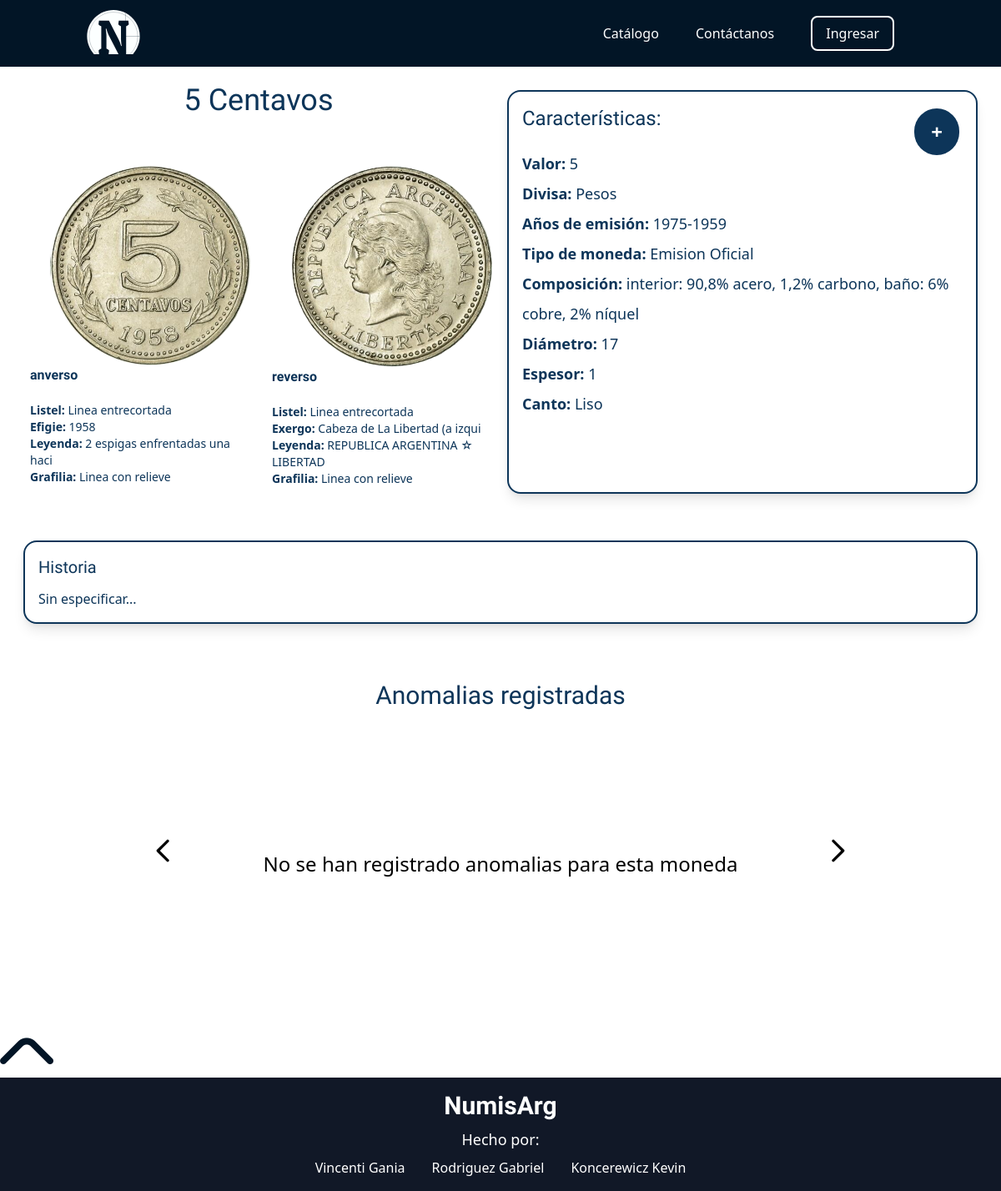
/src/views/coin-catalog/moneda.php?moneda=23, run on the app's committed database.
### tables this page shows
CREATE TABLE `moneda_atributo` (
  `id_moneda_atributo` int(11) NOT NULL,
  `id_moneda` int(11) NOT NULL,
  `id_divisa` int(11) NOT NULL,
  `id_tipo_canto` int(11) NOT NULL,
  `id_tipo_moneda` int(11) NOT NULL,
  `valor_nominal` float NOT NULL,
  `composicion` varchar(100) NOT NULL,
  `diametro` float NOT NULL,
  `espesor` float NOT NULL,
  `historia` longtext NOT NULL,
  `inicio_emision` date NOT NULL,
  `fin_emision` date NOT NULL
);

CREATE TABLE `moneda` (
  `id_moneda` int(11) NOT NULL,
  `nombre` varchar(20) NOT NULL
);

CREATE TABLE `divisa` (
  `id_divisa` int(11) NOT NULL,
  `nombre` varchar(20) NOT NULL
);

CREATE TABLE `tipo_moneda` (
  `id_tipo_moneda` int(11) NOT NULL,
  `tipo_moneda` varchar(30) NOT NULL
);

CREATE TABLE `tipo_canto` (
  `id_tipo_canto` int(11) NOT NULL,
  `tipo` varchar(50) NOT NULL
);

CREATE TABLE `imagen` (
  `id_imagen` int(11) NOT NULL,
  `direccion` varchar(100) NOT NULL
);

### src/views/coin-catalog/consultasmoneda.php (called while the page is built, shortened)
<?php
include '../../inc/conexion.php';
$id= $_GET['moneda'];
    $sql="SELECT moneda.nombre, inicio_emision, fin_emision
    FROM moneda
    INNER JOIN moneda_atributo ON moneda.id_moneda=moneda_atributo.id_moneda
    WHERE moneda.id_moneda='$id'";
    $gral=mysqli_query($conectar,$sql);
    $sql="SELECT divisa.nombre , valor_nominal, tipo_canto.tipo, tipo_moneda, composicion, diametro, espesor, historia
        FROM moneda_atributo
        INNER JOIN divisa ON moneda_atributo.id_divisa=divisa.id_divisa
        INNER JOIN tipo_canto ON moneda_atributo.id_tipo_canto=tipo_canto.id_tipo_canto
        INNER JOIN tipo_moneda ON moneda_atributo.id_tipo_moneda=tipo_moneda.id_tipo_moneda
        WHERE id_moneda='$id'";
    $detalle=mysqli_query($conectar,$sql);
    $sql="SELECT `lado`, `detalles`
        FROM `partes`
        INNER JOIN moneda_atributo ON moneda_atributo.id_moneda_atributo=partes.id_moneda_atributo
        WHERE id_moneda='$id'";
    $lados=mysqli_query($conectar,$sql);
?>

### src/views/coin-catalog/moneda.php (the view, shortened to what this page needs)
<?php
include '../../../header.php';
include 'consultasmoneda.php';
?>
<!DOCTYPE html>
<html lang="es">
<head>
    <link href="https://cdn.jsdelivr.net/npm/tailwindcss@2.2.19/dist/tailwind.min.css" rel="stylesheet">
    <link href="https://cdn.jsdelivr.net/npm/tailwindcss@2.2.19/dist/tailwind.min.css" rel="stylesheet">
    <link rel="stylesheet" href="../../style.css">
</head>
<body>
<?php
if($gral){
    while($general=mysqli_fetch_assoc($gral)){
        if($detalle){
            while($det=mysqli_fetch_assoc($detalle)){
                $nombre= mb_convert_encoding($general['nombre'], "UTF-8", mb_detect_encoding($general['nombre'],"UTF-8, ISO-8859-1, auto"));
                $emisioni= (int) $general['inicio_emision'];
                $emisionf= (int) $general['fin_emision'];
                $valor= $det['valor_nominal'];
                $divisa= mb_convert_encoding($det['nombre'], "UTF-8", mb_detect_encoding($det['nombre'],"UTF-8, ISO-8859-1, auto"));
                $canto= $det['tipo'];
                $tipomoneda= $det['tipo_moneda'];
                $composicion= mb_convert_encoding($det['composicion'], "UTF-8", mb_detect_encoding($det['composicion'],"UTF-8, ISO-8859-1, auto"));
                $diametro= $det['diametro'];
                $espesor= $det['espesor'];
                $historia= mb_convert_encoding($det['historia'], "UTF-8", mb_detect_encoding($det['historia'],"UTF-8, ISO-8859-1, auto"));
                echo'
                <section class="grid grid-cols-4 grid-rows-6 p-5 font-light-blue">
                    <h1 class="col-span-2 h-10 text-center text-4xl ">'.$nombre.'</h1>
                    <span class="inline-block col-start-3 col-span-4 row-span-6 m-2 p-4 border-2 rounded-2xl shadow-lg border-light-blue">
                        <h2 class="text-2xl inline-block mb-5 ">Características:</h2>
                        <button onclick="mostrarguardar()"  class="float-right p-1 px-5 m-1 rounded-full text-white font-bold text-2xl bg-light-blue leading-loose">
                            +
                        </button>
                        <p class="text-lg leading-loose">
                            <b>Valor:</b> '.$valor.'
                            <b><br>Divisa:</b> '.$divisa.'
                            <b><br>Años de emisión:</b> '.$emisioni.'-'.$emisionf.'
                            <b><br>Tipo de moneda:</b> '.$tipomoneda.'
                            <b><br>Composición:</b> '.$composicion.'
                            <b><br>Diámetro:</b> '.$diametro.'
                            <b><br>Espesor:</b> '.$espesor.'
                            <b><br>Canto:</b> '.$canto.'
                        </p>
                    </span>';
                    if($lados){
                        while($lado=mysqli_fetch_assoc($lados)){
                            $nombrelado=$lado['lado'];
                            $detalles= mb_convert_encoding($lado['detalles'], "UTF-8", mb_detect_encoding($lado['detalles'],"UTF-8, ISO-8859-1, auto"));
                            $secciones = explode("-", $detalles);
                            $seccionescant = count($secciones);
                            $tiposanverso = array("Listel", "Efigie", "Leyenda", "Grafilia");
                            $tiposreverso = array("Listel", "Exergo", "Leyenda", "Grafilia");
                            $sql="SELECT  direccion
                                FROM imagen
                                INNER JOIN partes ON partes.id_imagen=imagen.id_imagen
                                INNER JOIN moneda_atributo ON partes.id_moneda_atributo=moneda_atributo.id_moneda_atributo
                                WHERE id_moneda='$id'
                                AND lado='$nombrelado'";
                            $img=mysqli_query($conectar,$sql);
                            $imagen=mysqli_fetch_assoc($img);
                            if(isset($imagen['direccion'])){
                                $imagenlado= mb_convert_encoding($imagen['direccion'], "UTF-8", mb_detect_encoding($imagen['direccion'],"UTF-8, ISO-8859-1, auto"));
                            }else{
                            $imagenlado='../../assets/icon/usd-circle.svg';
                            }
                            if($nombrelado == 'anverso'){
                                $tipos = $tiposanverso;
                            }else{
                                $tipos = $tiposreverso;
                            }
                            $tiposcant = count($tipos);
                            if($tiposcant <= $seccionescant){
                                $contar = $tiposcant;
                            }
                            echo '
                            <div class="inline-block  row-span-6 p-4 ">
                                <img src="'.$imagenlado.'" class="w-60 mx-6 rounded-full">
                                <h3 class="font-semibold">'.$nombrelado.'</h3>
                                <p class="text-sm">';
                                for($n=0;$n<$contar;$n++){
                                    echo "<br><b>";
                                    echo $tipos[$n];
                                    echo ": </b>";
                                    echo $secciones[$n];
                                }
                                echo'</p>
                            </div>
                            ';
                        }
                    }
                    echo'
                </section>
                <section  class="border-2 rounded-2xl shadow-lg m-7 p-4  border-light-blue font-light-blue">
                    <h2 class="mb-3 text-xl">Historia</h2>
                    <p class="break-words">
                    '.$historia.'
                    </p>
                </section>
                ';
            }
        }
    }
}
        ?>
<div class="relative py-10 pb-20">
    <h1 class="text-center text-3xl mb-10 font-light-blue">Anomalias registradas</h1>
    <div class="relative  rounded-xl sm:h-64 xl:h-80 4xl:h-96">
        <div class="carousel-inner">
            <?php
            echo '<p class="text-2xl p-20 py-32 text-center">No se han registrado anomalias para esta moneda</p>';
            ?>
        </div>
        <button type="button" class="flex absolute top-0 left-0 z-30 justify-center items-center pl-44 h-full cursor-pointer group focus:outline-none" data-carousel-prev>
        <span class="inline-flex justify-center items-center w-10 h-10 rounded-full sm:w-10 sm:h-10 bg-white/30 group-focus:ring-4 group-focus:ring-white group-focus:outline-none">
            <svg class="w-10 h-10 text-black sm:w-10 sm:h-10" fill="none" stroke="currentColor" viewBox="0 0 24 24" xmlns="http://www.w3.org/2000/svg"><path stroke-linecap="round" stroke-linejoin="round" stroke-width="2" d="M15 19l-7-7 7-7"></path></svg>
        </span>
        </button>
        <button type="button" class="flex absolute top-0 right-0 z-30 justify-center items-center pr-44 h-full cursor-pointer group focus:outline-none" data-carousel-next>
        <span class="inline-flex justify-center items-center w-10 h-10 rounded-full sm:w-10 sm:h-10 bg-white/30 group-focus:ring-4 group-focus:ring-white group-focus:outline-none">
            <svg class="w-10 h-10 text-black sm:w-10 sm:h-10" fill="none" stroke="currentColor" viewBox="0 0 24 24" xmlns="http://www.w3.org/2000/svg"><path stroke-linecap="round" stroke-linejoin="round" stroke-width="2" d="M9 5l7 7-7 7"></path></svg>
        </span>
        </button>
    </div>
</div>
</body>
</html>

### src/style.css (style rules this page uses)
.bg-light-blue { background-color: #0D3559; }
body { font-family: 'Radio Canada', sans-serif; }
h1, h2 { font-family: 'Patua One', cursive; }
html { scrollbar-width: none; }

### header.php (style rules this page uses)
.bg-light-blue { background-color: #0D3559; }
.border-light-blue { border-color: #0D3559; }
.font-light-blue { color: #0D3559; }
body { font-family: 'Radio Canada', sans-serif; }
h1, h2, h3, h4 { font-family: 'Patua One', cursive; }

### data on the page
moneda_atributo: id_moneda.nombre "5 Centavos", valor_nominal "5", id_divisa.nombre "Pesos", inicio_emision "1975", fin_emision "1959", id_tipo_moneda.tipo_moneda "Emision Oficial", composicion "interior: 90,8% acero, 1,2% carbono, baño: 6% cobre, 2% níquel", diametro "17", espesor "1", id_tipo_canto.tipo "Liso", imagen.direccion (picture), nombrelado "anverso", n "Listel", n "Linea entrecortada", n "Efigie", n "1958", n "Leyenda", n "2 espigas enfrentadas una haci", n "Grafilia", n "Linea con relieve", nombrelado "reverso", n "Exergo", n "Cabeza de La Libertad (a izqui", n "REPUBLICA ARGENTINA ☆ LIBERTAD", historia "Sin especificar..."
